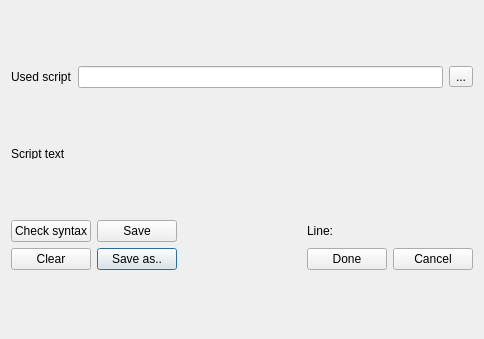
<?xml version="1.0" encoding="UTF-8"?>
<ui version="4.0">
 <class>ScriptEditorDialog</class>
 <widget class="QDialog" name="ScriptEditorDialog">
  <property name="geometry">
   <rect>
    <x>0</x>
    <y>0</y>
    <width>484</width>
    <height>339</height>
   </rect>
  </property>
  <property name="windowTitle">
   <string>Script editor</string>
  </property>
  <layout class="QGridLayout" name="gridLayout_2">
   <item row="0" column="0">
    <widget class="QLabel" name="ScriptFileLabel">
     <property name="text">
      <string>Used script</string>
     </property>
    </widget>
   </item>
   <item row="0" column="1">
    <widget class="QLineEdit" name="scriptPathEdit"/>
   </item>
   <item row="0" column="2">
    <widget class="QToolButton" name="openButton">
     <property name="text">
      <string>...</string>
     </property>
    </widget>
   </item>
   <item row="1" column="0" colspan="3">
    <widget class="QLabel" name="scriptTextLabel">
     <property name="sizePolicy">
      <sizepolicy hsizetype="Preferred" vsizetype="Preferred">
       <horstretch>0</horstretch>
       <verstretch>0</verstretch>
      </sizepolicy>
     </property>
     <property name="minimumSize">
      <size>
       <width>0</width>
       <height>0</height>
      </size>
     </property>
     <property name="maximumSize">
      <size>
       <width>16777215</width>
       <height>10</height>
      </size>
     </property>
     <property name="text">
      <string>Script text</string>
     </property>
    </widget>
   </item>
   <item row="3" column="0" colspan="3">
    <layout class="QGridLayout" name="gridLayout">
     <item row="1" column="1">
      <widget class="QPushButton" name="saveAsButton">
       <property name="text">
        <string>Save as..</string>
       </property>
      </widget>
     </item>
     <item row="0" column="0">
      <widget class="QPushButton" name="checkButton">
       <property name="text">
        <string>Check syntax</string>
       </property>
      </widget>
     </item>
     <item row="1" column="0">
      <widget class="QPushButton" name="clearButton">
       <property name="text">
        <string>Clear</string>
       </property>
      </widget>
     </item>
     <item row="0" column="1">
      <widget class="QPushButton" name="saveButton">
       <property name="text">
        <string>Save</string>
       </property>
      </widget>
     </item>
     <item row="1" column="3">
      <widget class="QPushButton" name="okButton">
       <property name="text">
        <string>Done</string>
       </property>
      </widget>
     </item>
     <item row="0" column="3">
      <widget class="QLabel" name="lineInfo">
       <property name="text">
        <string>Line:</string>
       </property>
      </widget>
     </item>
     <item row="0" column="2">
      <spacer name="horizontalSpacer">
       <property name="orientation">
        <enum>Qt::Horizontal</enum>
       </property>
       <property name="sizeHint" stdset="0">
        <size>
         <width>122</width>
         <height>20</height>
        </size>
       </property>
      </spacer>
     </item>
     <item row="1" column="4">
      <widget class="QPushButton" name="cancelButton">
       <property name="text">
        <string>Cancel</string>
       </property>
      </widget>
     </item>
    </layout>
   </item>
   <item row="2" column="0" colspan="3">
    <layout class="QVBoxLayout" name="scriptEditorLayout"/>
   </item>
  </layout>
 </widget>
 <resources>
  <include location="../../../U2Gui.qrc"/>
 </resources>
 <connections>
  <connection>
   <sender>cancelButton</sender>
   <signal>clicked()</signal>
   <receiver>ScriptEditorDialog</receiver>
   <slot>reject()</slot>
   <hints>
    <hint type="sourcelabel">
     <x>352</x>
     <y>189</y>
    </hint>
    <hint type="destinationlabel">
     <x>199</x>
     <y>105</y>
    </hint>
   </hints>
  </connection>
  <connection>
   <sender>okButton</sender>
   <signal>clicked()</signal>
   <receiver>ScriptEditorDialog</receiver>
   <slot>accept()</slot>
   <hints>
    <hint type="sourcelabel">
     <x>271</x>
     <y>189</y>
    </hint>
    <hint type="destinationlabel">
     <x>199</x>
     <y>105</y>
    </hint>
   </hints>
  </connection>
 </connections>
</ui>
